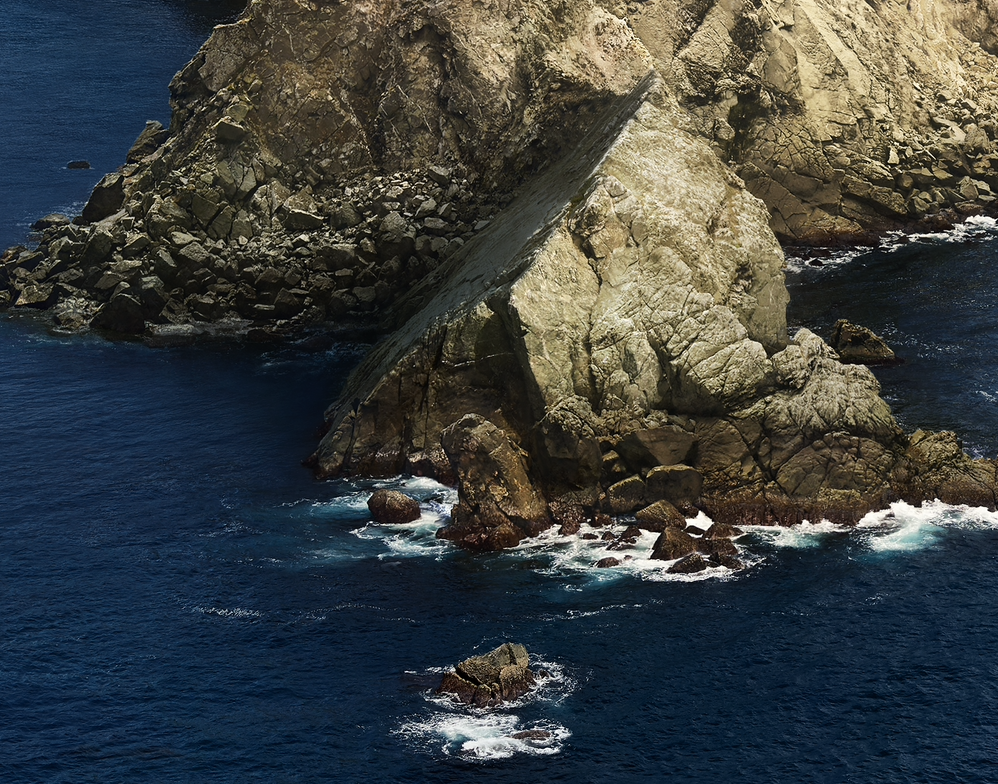
#> input picture image.png, 998 x 784 px, given in place of helper.jpeg, which was not available
$ python runtime.py
#> lines starting #> are read from the running program, lines starting #| are printed output that depends on the picture; after the words box and inside, x2 and y2 are one past the last pixel; in counts of white or black regions, pixels touching at a corner belong together; pictures that were not available may be replaced by others from this repository, and a replacement may not be noted
### blur.py
import numpy as np
import cv2

# this function was copied
def read_image(path, as_float=True):

    # CV2 reads in BGR by default, ::-1 will reverse the channel dimensions to RGB.
    image = cv2.imread(path)[..., ::-1]
    img_gray = cv2.cvtColor(image, cv2.COLOR_BGR2GRAY)
    if as_float:
        # Typically easier to work with when range is [0.0, 1.0]
        return img_gray / 255.0

    return img_gray

# Build a 2D gaussian matrix
def gauss2D(std):
#> called with std = 3
  krad = int(1 * std)
  ksize = 2 * krad + 1
  kernel = np.zeros((ksize, ksize))
  for i in range(ksize):
      for j in range(ksize):
          x = i - krad
          y = j - krad
          kernel[i][j] = 1.0 / (2 * np.pi * std ** 2) * np.exp(-(x ** 2 + y ** 2) / (2.0 * std ** 2))
  return kernel

# gaussian filter
def filterImg(img, kernel):
  klength = kernel.shape[0]
  kheight = kernel.shape[1]

  # pad the image with 0s so we can perform a full blur
  img = np.pad(img, (klength-1,kheight-1), mode='constant')

  ilength = img.shape[0]
  iheight = img.shape[1]

  # we cannot start in the top right corner as our filter only begins where the kernel can fit
  i = klength // 2
  j = kheight // 2

  # Result image
  result = np.zeros([ilength, iheight])

  #no need to process pixels that will have purely 0s
  while i < ilength - klength // 2:
    while j < iheight - kheight // 2:

      # Build up the same dimensions of image pixels so we can perform a kernel img multiply
      toFilter = img[i-klength//2 : i + 1+klength//2, j - kheight//2 : j + 1+kheight //2]
      pixel = np.multiply(toFilter, kernel)

      # WARNING: POTENTIALLY NEED TO DIVIDE???
      result[i][j] = np.sum(pixel)
      j+=1
    i+=1

    # Must reset the j with every incrementation of i
    j = kheight // 2

  # remove the borders of image
  return result[klength-1:img.shape[0]-klength+1, kheight-1:img.shape[1]-kheight+1]

# filter a given image using a Sobel operator
def sobelFilter(img):
  Mx = np.array([[-1, 0, 1], [-2, 0, 2], [-1, 0, 1]])
  My = np.array([[1, 2, 1], [0, 0, 0], [-1, -2, -1]])
  imageMx = filterImg(img, Mx)
  imageMy = filterImg(img, My)

  Gx = np.power(imageMx, 2)
  Gy = np.power(imageMy, 2)

  return np.sqrt(Gx + Gy)

def initial_threshold(grad_img):
  numerator = np.sum(grad_img)
  denominator = grad_img.shape[0]*grad_img.shape[1]
  return numerator/denominator

def temp(grad_img, tiLast):
  lowerClass = []
  upperClass = []
  for i in range(grad_img.shape[0]):
    for j in range(grad_img.shape[1]):
      p = grad_img[i][j]
      if p < tiLast:
        lowerClass.append(p)
      else:
        upperClass.append(p)
  mL = np.sum(lowerClass)/len(lowerClass)
  mH = np.sum(upperClass)/len(upperClass)

  # return ti
  return (mL + mH)/2

def thresholdCalc(grad_img):

  # chosen epsilon
  epsilon = 0.0001
  output = grad_img.copy()
  tiLast = initial_threshold(grad_img)
  ti = temp(grad_img, tiLast)

  while abs(ti - tiLast) > epsilon:
    tiLast = ti
    ti = temp(grad_img, tiLast)

  for i in range(grad_img.shape[0]):
    for j in range(grad_img.shape[1]):
      p = grad_img[i][j]
      if p < ti:
        output[i][j] = 0
      else:
        output[i][j] = 255
  return output

def connected_labeling(img):
  labeled_img = np.zeros((img.shape[0], img.shape[1]))
  queue = []
  curr_label = 1

  for i in range(img.shape[0]):
    for j in range(img.shape[1]):
      if img[i][j] == 255 and labeled_img[i][j] < 1:
        labeled_img[i][j] = curr_label
        queue.append((i, j))

        while len(queue) > 0:
          popped = queue[0]
          queue = queue[1:]

          for k in range(-1,2):
            for l in range(-1,2):
              if -1 < popped[0]+k < img.shape[0] and -1 < popped[1]+l < img.shape[1]:
                if img[popped[0] + k][popped[1] + l] == 255 and labeled_img[popped[0] + k][popped[1] + l] < 1:
                  labeled_img[popped[0] + k][popped[1] + l] = curr_label
                  queue.append((popped[0]+k, popped[1]+l))
        curr_label += 1
  return curr_label

### runtime.py
import numpy as np
import cv2
from blur import gauss2D, sobelFilter, read_image, filterImg, thresholdCalc, connected_labeling
from matplotlib import pyplot as plt
std = 3
kernel = gauss2D(std)
print("Step 1: \nThe shape of the Gaussian matrix is ", kernel.shape)
image = read_image('helper.jpeg')

#print original greyscale image
print("This is the image we are working without any filters")
plt.imshow(image, cmap='gray')
plt.show()
print('Image shape', image.shape)
#| Image shape (784, 998)

gaussian_filter_img = filterImg(image,kernel)
#> after the loop in filterImg, `while i < ilength - klength // 2:`:
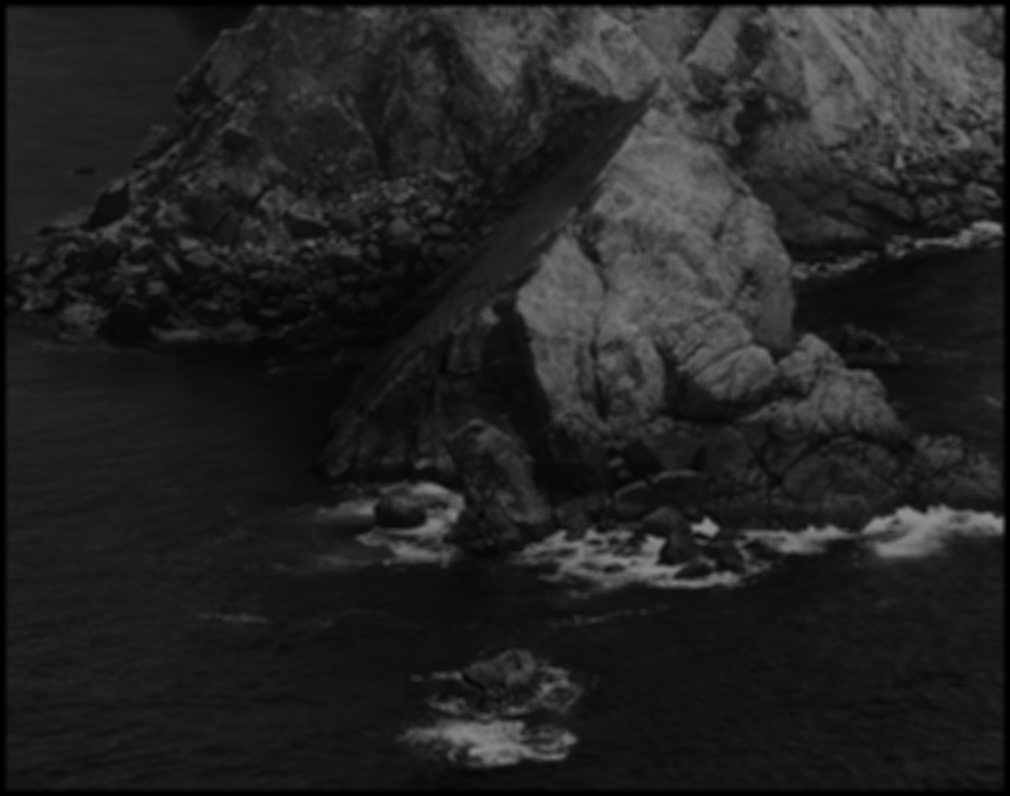
#> result: shape (796, 1010) float64; min 0, max 0.562, mean 0.141
#> after the loop in filterImg, `while i < ilength - klength // 2:`: i = 793
print("Step 2: \nThis is the image with a gaussian blur applied to it")
plt.imshow(gaussian_filter_img, cmap='gray')
plt.show()
print('The image dimensions are: ', gaussian_filter_img.shape)
#| The image dimensions are:  (784, 998)

sobel_filter_img = sobelFilter(gaussian_filter_img)
#> after the loop in filterImg (call 2), `while i < ilength - klength // 2:`:
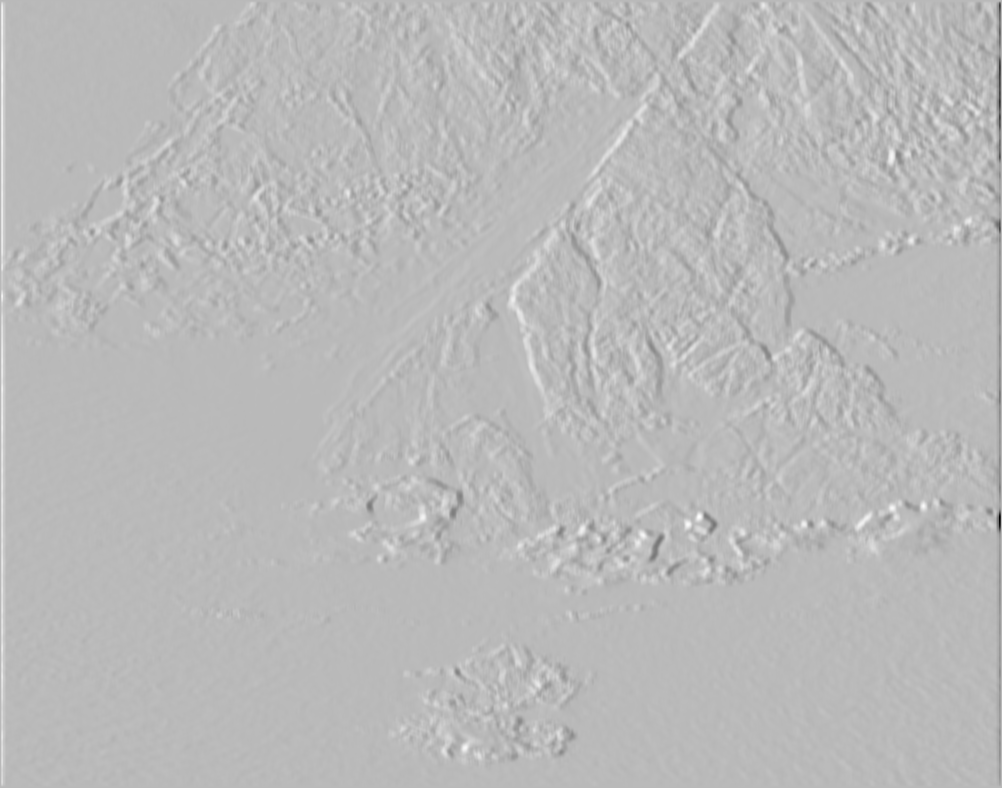
#> result: shape (788, 1002) float64; min -1.6, max 0.594, mean -3.37e-21; drawn with min black and max white
#> after the loop in filterImg (call 2), `while i < ilength - klength // 2:`: i = 787
#> after the loop in filterImg (call 3), `while i < ilength - klength // 2:`:
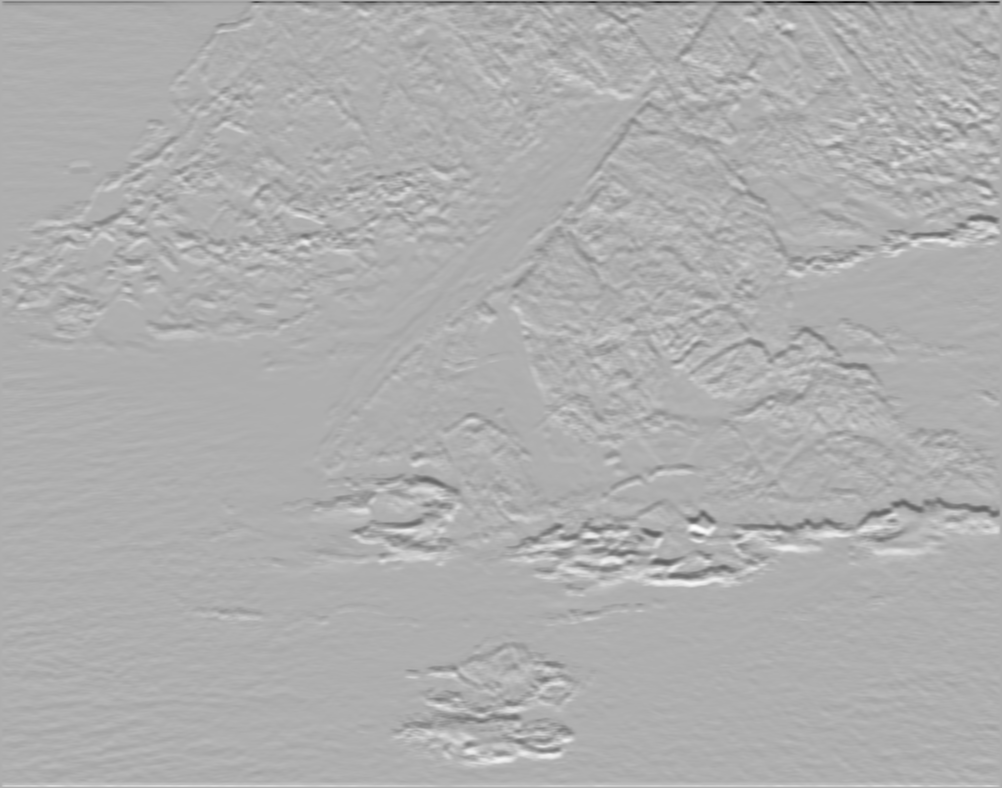
#> result: shape (788, 1002) float64; min -1.47, max 0.676, mean 1.44e-19; drawn with min black and max white
#> in sobelFilter, `return np.sqrt(Gx + Gy)`:
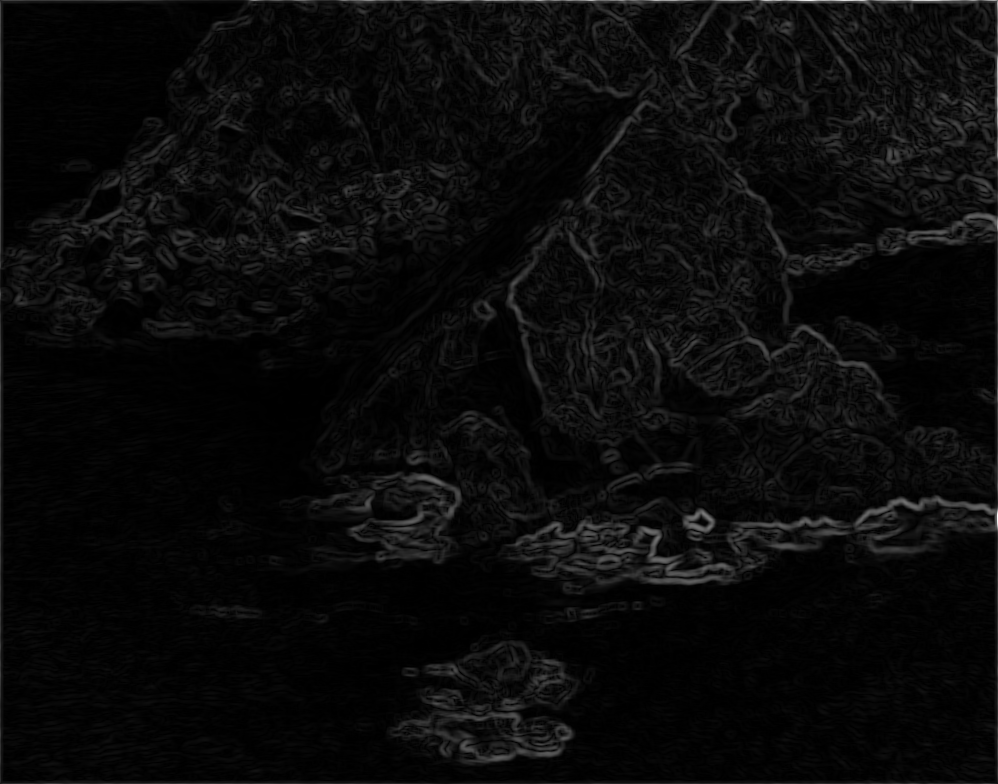
#> returned value: shape (784, 998) float64; min 2.26e-05, max 1.6, mean 0.0669; drawn with min black and max white
print("This is the blurred image with the sobel filter applied")
plt.imshow(sobel_filter_img, cmap='gray')
plt.show()
print('The image dimensions are: ', sobel_filter_img.shape)
#| The image dimensions are:  (784, 998)

thresh_image = thresholdCalc(sobel_filter_img)
#> in initial_threshold, `numerator = np.sum(grad_img)`: numerator = 52368.7
#> in thresholdCalc, `tiLast = initial_threshold(grad_img)`: tiLast = 0.0669
#> after the loop in temp, `for i in range(grad_img.shape[0]):`: lowerClass = 527442 items; upperClass = 254990 items
#> in temp, `mL = np.sum(lowerClass)/len(lowerClass)`: mL = 0.0253
#> in temp, `mH = np.sum(upperClass)/len(upperClass)`: mH = 0.153
#> in thresholdCalc, `ti = temp(grad_img, tiLast)`: ti = 0.0892
#> the loop in thresholdCalc, `while abs(ti - tiLast) > epsilon:` made 14 passes
#> (tiLast, mL in temp, mH in temp, ti) on passes 1 to 12: (0.0892, 0.0307, 0.177, 0.104), (0.104, 0.0341, 0.193, 0.113), (0.113, 0.0362, 0.203, 0.12), (0.12, 0.0376, 0.211, 0.124), (0.124, 0.0385, 0.216, 0.127), (0.127, 0.0391, 0.219, 0.129), (0.129, 0.0395, 0.221, 0.13), (0.13, 0.0397, 0.223, 0.131), (0.131, 0.0399, 0.224, 0.132), (0.132, 0.04, 0.224, 0.132), (0.132, 0.0401, 0.225, 0.132), (0.132, 0.0401, 0.225, 0.133)
#> after the loop in thresholdCalc, `for i in range(grad_img.shape[0]):`:
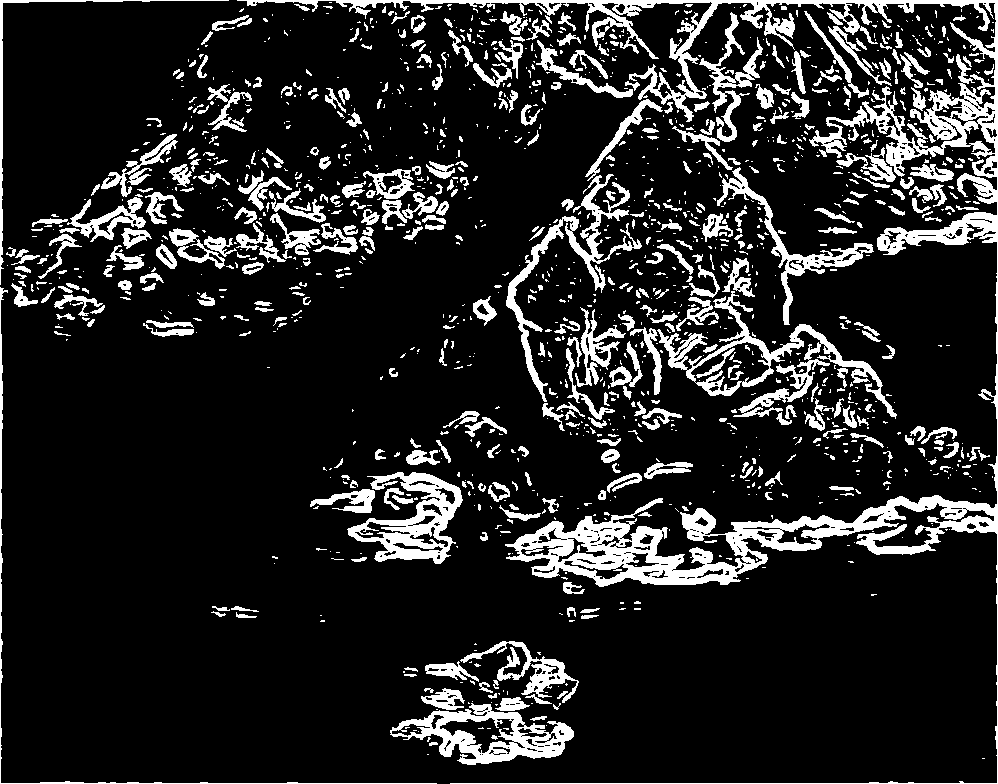
#> output: shape (784, 998) float64; 14.4% white; 1442 white regions (986 under 20 px), largest, box (x1, y1, x2, y2) and area: (237, 0, 998, 784) 33676, (657, 291, 897, 419) 5271, (390, 703, 574, 765) 4425
print("Step 3: \nThis is the image with the threshold algorithm applied")
plt.imshow(thresh_image, cmap='gray')
plt.show()
print('The image dimensions are:', thresh_image.shape)
#| The image dimensions are: (784, 998)

# Please discuss how the algorithm works for these examples and highlight its strengths and/or its weaknesses.

''' The algorithms work by first applying a gaussian kernel which is a weighted matrix of size thats determined by a chosen
standard deviation. this kernel prioritizes pixels closer to the center of the kernel thus emphasizes the
chosen pixel most, and the further the pixel, the less effect it has on the chosen pixel. After it is applied on the
image, the sobel filter is applied by computing once again a weighted image through its own kernels and then combining
both the vertical and horizontal filtered images to make a more obvious edges image. From this edges image, we use
the threshold algorithm to take all pixels above a given threshold and make them more obvious by making them white
and taking very dim pixels and setting them to black. This way the obvious edges are more shown.
Strengths: it is good at finding images with high contrast edges.
Weaknessses: when there are shadows in an image, it may make the more highlited areas shown but that may turn the image
hard to understand for an average user who just sees the image after the threshold algorithm is applied. '''

image2 = read_image('Q6.png')
#> call 2 of read_image, with path = 'Q6.png', as_float = True
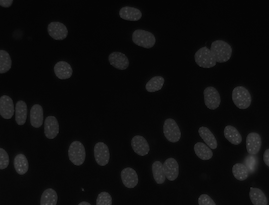
#> input picture Q6.png, 269 x 205 px
#> in read_image, image is the input picture: shape (205, 269, 3); min 3, max 87, mean 12.5
thresh_image = thresholdCalc(image2)
#> the loop in thresholdCalc (call 2), `while abs(ti - tiLast) > epsilon:` made 3 passes
#> (tiLast, mL in temp, mH in temp, ti) on passes 1 to 3: (0.0871, 0.0255, 0.164, 0.0947), (0.0947, 0.0256, 0.165, 0.0953), (0.0953, 0.0256, 0.165, 0.0953)
#> after the loop in thresholdCalc (call 2), `for i in range(grad_img.shape[0]):`: output: shape (205, 269) float64; 16.7% white; 32 white regions (1 under 20 px), largest, box (x1, y1, x2, y2) and area: (232, 132, 262, 181) 767, (195, 40, 232, 68) 702, (0, 95, 27, 125) 535
print("Q6: \nThis is the image with the threshold algorithm applied")
plt.imshow(thresh_image, cmap='gray')
plt.show()
print('The image dimensions are:', thresh_image.shape)
#| The image dimensions are: (205, 269)
ans = connected_labeling(thresh_image)
#> after the loop in connected_labeling, `for i in range(img.shape[0]):`:
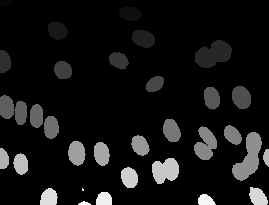
#> labeled_img: shape (205, 269) float64; min 0, max 32, mean 2.5; drawn with min black and max white
#> ans = 33
print("The amount of cells in the image provided is: ", ans)
#| The amount of cells in the image provided is:  33

# Q6: Discuss your results and explain how one can improve the estimation.

''' The results show how many fully independent objects there are in the picture. The problem with this method of
representation is that if there is a single pixel combining 2 elements and otherwise the elements are completely,
obviously detached, the algorithm will consider them as 1 object since it has found a related pixel connecting the
objects.
'''
